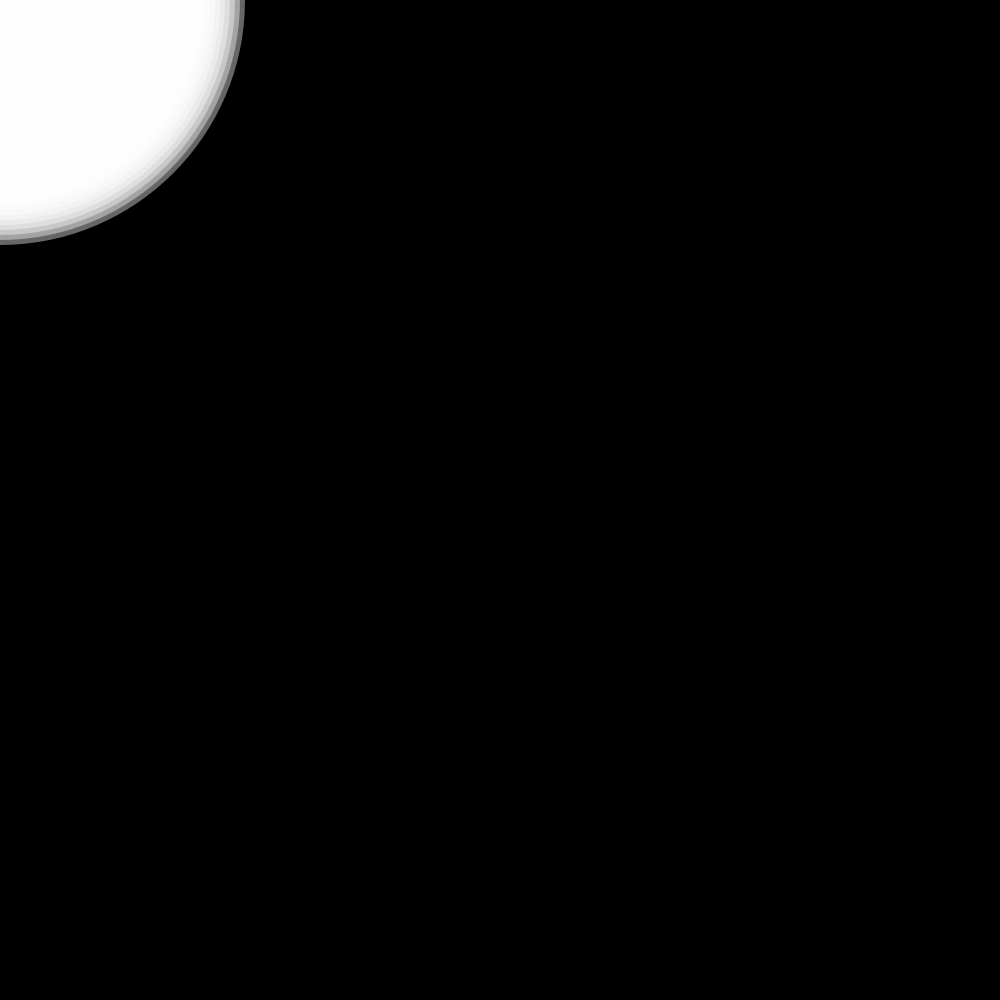
Frame 1 (no input)
Frame 60 (the mouse pressed at the canvas centre just before this capture): identical to frame 1, image omitted
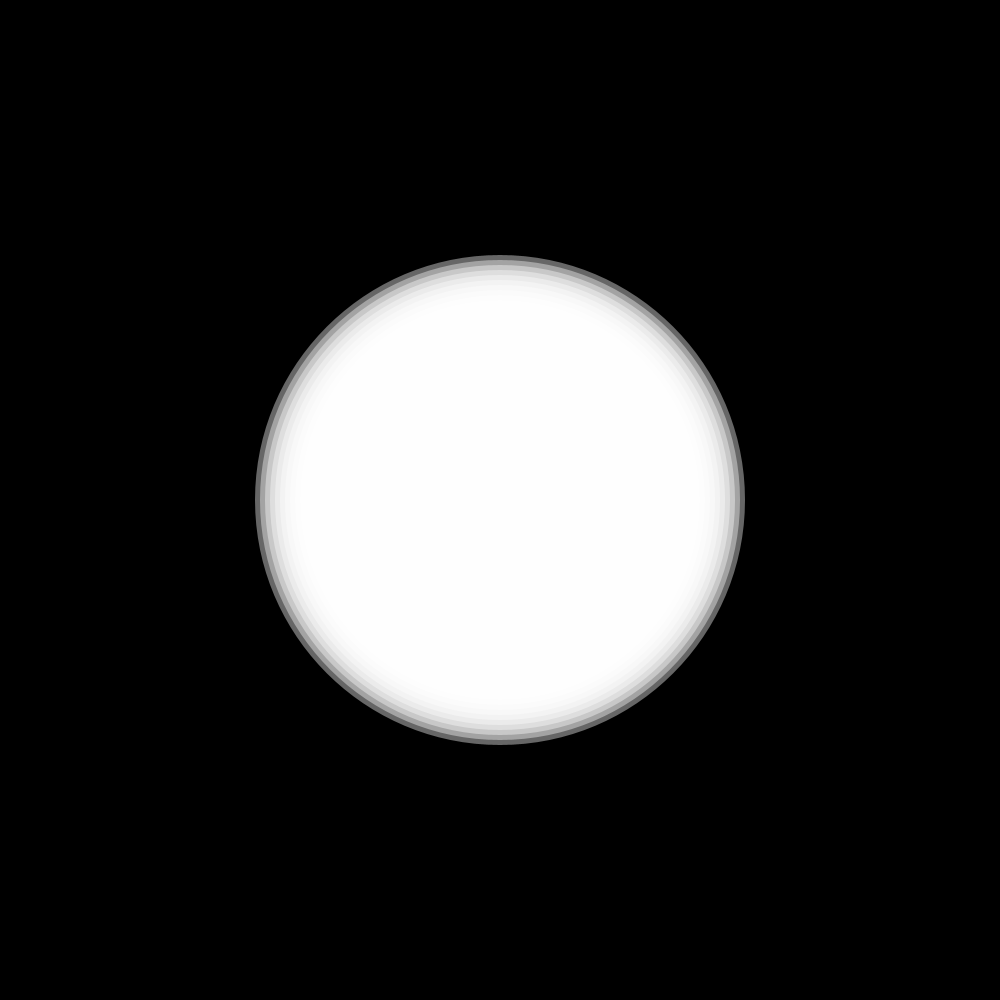
Frame 120 (the mouse held since frame 60 and released just before this capture)

The Processing sketch that drew these frames (run headless with seeded random() and noise(); from frame 60 on, the mouse is pressed at the canvas centre):

// Processing sketch: processing_103863
// ── processing_103863.pde

int num = 50;
int[] x = new int[num];
int[] y = new int[num];

void setup() {
size(1000, 1000); 
noStroke();
smooth();
fill(255, 102);
} 
void draw() {
background(0); //Desplaza los valores a la derecha
for (int i = num-1; i > 0; i--) {
x[i] = x[i-1];
y[i] = y[i-1];

} //Agrega nuevos valores al inicio del array 
x[0] = mouseX;
y[0] = mouseY; //Dibuja los círculos 
for (int i = 0; i < num; i++) {
  ellipse(x[i], y[i], i/0.1, i/0.1);
}
}
